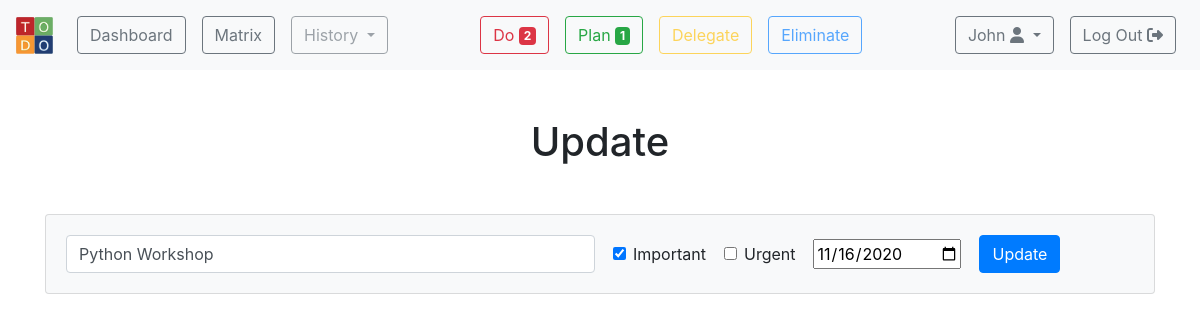
Page /update/3 (signed in) on the committed database.
### db.py (models this page shows, shortened)
class Todo(db.Model):
    id = db.Column(db.Integer, primary_key=True)
    content = db.Column(db.String(120), nullable=False)
    important = db.Column(db.Boolean, nullable=False)
    urgent = db.Column(db.Boolean, nullable=False)
    overdue = db.Column(db.Boolean, default=False)
    done = db.Column(db.Boolean, default=False)
    deleted = db.Column(db.Boolean, default=False)
    due = db.Column(db.Date)
    archived = db.Column(db.DateTime)
    created = db.Column(db.DateTime, nullable=False, default=datetime.utcnow)
    user_id = db.Column(db.Integer, db.ForeignKey('user.id'), nullable=False)

### app.py (the view, shortened to what this page needs)
@app.route("/update/<int:id>", methods=["GET", "POST"])
@login_required
def update(id):
    todo_to_update = Todo.query.get_or_404(id)
    if request.method == "GET":
        return render_template("update.html", todo=todo_to_update, filter=filter)

### helpers.py (called while the page is built)
def dates():
    user_id = session["user_id"]
    todos = Todo.query.filter(Todo.user_id == user_id, Todo.due != None).all()
    for todo in todos:
        if (todo.due - date.today()) <= timedelta(days=1):
            todo.urgent = True
        if (todo.due - date.today()) < timedelta(days=0):
            todo.important = True
            todo.overdue = True
        else:
            todo.overdue = False
    db.session.commit()

def login_required(f):
    @wraps(f)
    def decorated_function(*args, **kwargs):
        if "user_id" not in session:
            return redirect("/login")
        dates()
        count()
        return f(*args, **kwargs)
    return decorated_function

### templates/update.html (shortened to what this page needs)
{% extends "layout.html" %}
{% block main %}
    <h1 class="text-center mb-5">Update</h1>
    <div class="card mb-5 bg-light">
        <div class="card-body">
            <form action="/update/{{ todo.id }}" method="post">
                <div class="form-row align-items-center">
                    <div class="col-6 mr-2">
                        <input
                                class="form-control"
                                type="text"
                                name="content"
                                value="{{ todo.content }}"
                        >
                    </div>
                    <div class="col-auto mr-2">
                        <div class="form-check">
                            <input
                                    class="form-check-input"
                                    type="checkbox"
                                    name="important"
                                    id="important"
                                    {% if todo.important %}checked{% endif %}
                            >
                            <label class="form-check-label" for="important">
                                Important
                            </label>
                        </div>
                    </div>
                    <div class="col-auto mr-2">
                        <div class="form-check">
                            <input
                                    class="form-check-input"
                                    type="checkbox"
                                    name="urgent"
                                    id="urgent"
                            >
                            <label class="form-check-label" for="urgent">
                                Urgent
                            </label>
                        </div>
                    </div>
                    <div class="col-auto mr-2">
                        <input
                                type="date"
                                name="due"
                                value="{{ todo.due }}"
                        >
                    </div>
                    <div class="col-auto mr-2">
                        <button type="submit" class="btn btn-primary">Update</button>
                    </div>
                </div>
            </form>
        </div>
    </div>
{% endblock %}

### rows in the picture
Todo: content "Python Workshop", important "☑", due "11/16/2020"

### other values in the picture
{{ session.do }} "2"
{{ session.plan }} "1"
{{ session["username"] }} "John"
